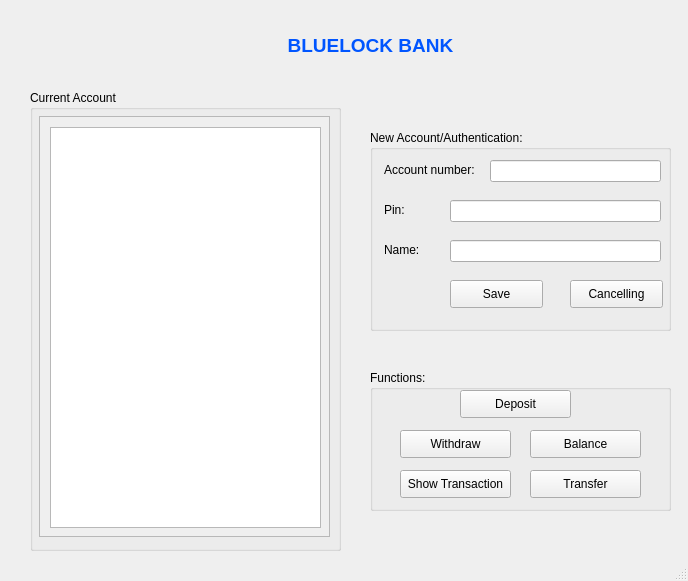
<?xml version="1.0" encoding="UTF-8"?>
<ui version="4.0">
 <class>MainWindow</class>
 <widget class="QMainWindow" name="MainWindow">
  <property name="geometry">
   <rect>
    <x>0</x>
    <y>0</y>
    <width>688</width>
    <height>581</height>
   </rect>
  </property>
  <property name="windowTitle">
   <string>Cuop Nha Bank</string>
  </property>
  <widget class="QWidget" name="centralwidget">
   <widget class="QLabel" name="label">
    <property name="geometry">
     <rect>
      <x>280</x>
      <y>20</y>
      <width>181</width>
      <height>51</height>
     </rect>
    </property>
    <property name="font">
     <font>
      <bold>true</bold>
     </font>
    </property>
    <property name="text">
     <string>&lt;html&gt;&lt;head/&gt;&lt;body&gt;&lt;p align=&quot;center&quot;&gt;&lt;span style=&quot; font-size:14pt; color:#0055ff;&quot;&gt;BLUELOCK BANK&lt;/span&gt;&lt;/p&gt;&lt;/body&gt;&lt;/html&gt;</string>
    </property>
   </widget>
   <widget class="QGroupBox" name="groupBox">
    <property name="geometry">
     <rect>
      <x>30</x>
      <y>90</y>
      <width>311</width>
      <height>461</height>
     </rect>
    </property>
    <property name="title">
     <string>Current Account</string>
    </property>
    <widget class="QScrollArea" name="scrollArea">
     <property name="geometry">
      <rect>
       <x>9</x>
       <y>26</y>
       <width>291</width>
       <height>421</height>
      </rect>
     </property>
     <property name="widgetResizable">
      <bool>true</bool>
     </property>
     <widget class="QWidget" name="scrollAreaWidgetContents">
      <property name="geometry">
       <rect>
        <x>0</x>
        <y>0</y>
        <width>289</width>
        <height>419</height>
       </rect>
      </property>
      <widget class="QListWidget" name="listWidget">
       <property name="geometry">
        <rect>
         <x>10</x>
         <y>10</y>
         <width>271</width>
         <height>401</height>
        </rect>
       </property>
      </widget>
     </widget>
    </widget>
   </widget>
   <widget class="QGroupBox" name="groupBox_2">
    <property name="geometry">
     <rect>
      <x>370</x>
      <y>130</y>
      <width>301</width>
      <height>201</height>
     </rect>
    </property>
    <property name="title">
     <string>New Account/Authentication:</string>
    </property>
    <widget class="QLabel" name="label_2">
     <property name="geometry">
      <rect>
       <x>14</x>
       <y>30</y>
       <width>101</width>
       <height>20</height>
      </rect>
     </property>
     <property name="text">
      <string>Account number:</string>
     </property>
    </widget>
    <widget class="QLineEdit" name="lineEdit">
     <property name="geometry">
      <rect>
       <x>120</x>
       <y>30</y>
       <width>171</width>
       <height>22</height>
      </rect>
     </property>
    </widget>
    <widget class="QLineEdit" name="lineEdit_2">
     <property name="geometry">
      <rect>
       <x>80</x>
       <y>70</y>
       <width>211</width>
       <height>22</height>
      </rect>
     </property>
    </widget>
    <widget class="QLabel" name="label_3">
     <property name="geometry">
      <rect>
       <x>14</x>
       <y>70</y>
       <width>61</width>
       <height>20</height>
      </rect>
     </property>
     <property name="text">
      <string>Pin:</string>
     </property>
    </widget>
    <widget class="QLineEdit" name="lineEdit_3">
     <property name="geometry">
      <rect>
       <x>80</x>
       <y>110</y>
       <width>211</width>
       <height>22</height>
      </rect>
     </property>
    </widget>
    <widget class="QLabel" name="label_4">
     <property name="geometry">
      <rect>
       <x>14</x>
       <y>110</y>
       <width>61</width>
       <height>20</height>
      </rect>
     </property>
     <property name="text">
      <string>Name:</string>
     </property>
    </widget>
    <widget class="QPushButton" name="pushButton">
     <property name="geometry">
      <rect>
       <x>80</x>
       <y>150</y>
       <width>93</width>
       <height>28</height>
      </rect>
     </property>
     <property name="text">
      <string>Save</string>
     </property>
    </widget>
    <widget class="QPushButton" name="pushButton_2">
     <property name="geometry">
      <rect>
       <x>200</x>
       <y>150</y>
       <width>93</width>
       <height>28</height>
      </rect>
     </property>
     <property name="text">
      <string>Cancelling</string>
     </property>
    </widget>
   </widget>
   <widget class="QGroupBox" name="groupBox_3">
    <property name="geometry">
     <rect>
      <x>370</x>
      <y>370</y>
      <width>301</width>
      <height>141</height>
     </rect>
    </property>
    <property name="title">
     <string>Functions:</string>
    </property>
    <widget class="QPushButton" name="pushButton_3">
     <property name="geometry">
      <rect>
       <x>30</x>
       <y>60</y>
       <width>111</width>
       <height>28</height>
      </rect>
     </property>
     <property name="text">
      <string>Withdraw</string>
     </property>
    </widget>
    <widget class="QPushButton" name="pushButton_4">
     <property name="geometry">
      <rect>
       <x>160</x>
       <y>100</y>
       <width>111</width>
       <height>28</height>
      </rect>
     </property>
     <property name="text">
      <string>Transfer</string>
     </property>
    </widget>
    <widget class="QPushButton" name="pushButton_5">
     <property name="geometry">
      <rect>
       <x>30</x>
       <y>100</y>
       <width>111</width>
       <height>28</height>
      </rect>
     </property>
     <property name="text">
      <string>Show Transaction</string>
     </property>
    </widget>
    <widget class="QPushButton" name="pushButton_6">
     <property name="geometry">
      <rect>
       <x>160</x>
       <y>60</y>
       <width>111</width>
       <height>28</height>
      </rect>
     </property>
     <property name="text">
      <string>Balance</string>
     </property>
    </widget>
    <widget class="QPushButton" name="pushButton_7">
     <property name="geometry">
      <rect>
       <x>90</x>
       <y>20</y>
       <width>111</width>
       <height>28</height>
      </rect>
     </property>
     <property name="text">
      <string>Deposit</string>
     </property>
    </widget>
   </widget>
  </widget>
  <widget class="QStatusBar" name="statusbar"/>
 </widget>
 <resources/>
 <connections/>
</ui>
